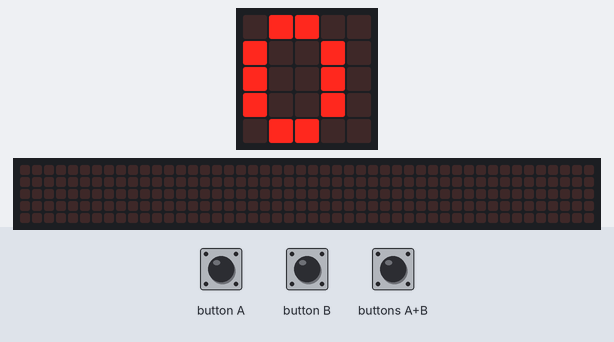
Recording of a program running on a simulated BBC micro:bit (MakeCode). On the bench: the board's 5×5 LED display, a strip that is not on the board, showing the scrolling text unrolled. The test bench sets the inputs (shaded band). The 48×5 strip is a reading aid, not a part: it shows the text the display is scrolling, unrolled, one strip-width of it at a time.

Above: at 1.2 s.
1.3 s: button A pressed for 0.15 s
At 1.57 s:
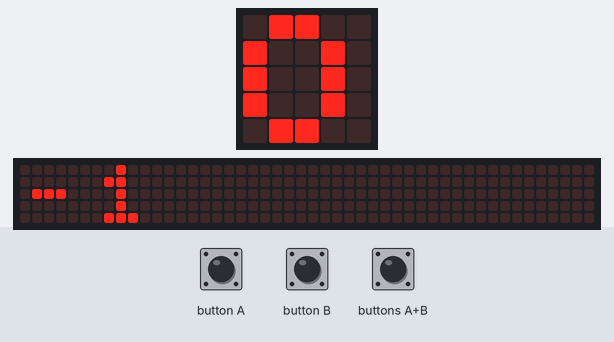
2.0 s: button B pressed for 0.15 s
2.7 s: buttons A+B pressed for 0.15 s
3.4 s: buttons A+B pressed for 1 s
At 5.3 s:
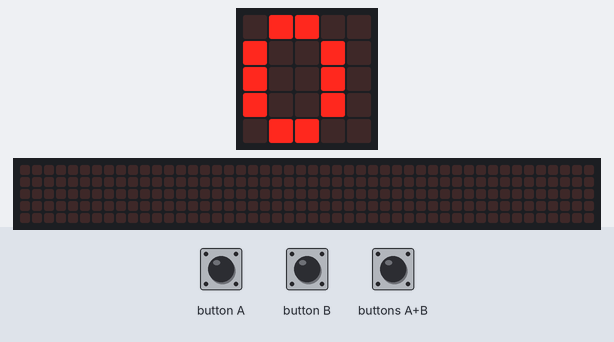
6.4 s: button A pressed for 0.15 s
At 7.43 s:
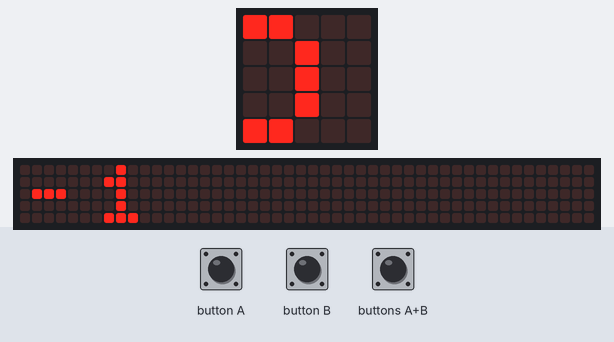
Timing chart, 0 to 8.1 s (numbered marks = the images above; inputs shaded):
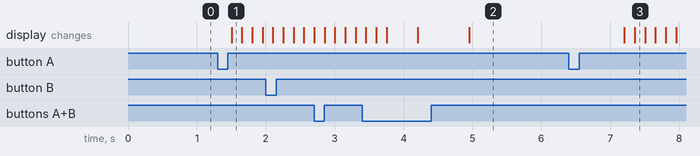

Measured:
- after the input at 1.3 s, the display: changes after 0.20 s (image 1)
- after the input at 6.4 s, the display: first changes after 0.81 s (image 3 shows a later state)

The program:

main.ts
```typescript
let signs = "+-*/^"
let first_num = 0
let second_num = 0
let count_ab = 0
let signs_count = 0
function on_button_a() {

    if (count_ab == 0) {
        first_num = first_num - 1
    }

    if (count_ab == 2) {
        second_num -= 1
    }

    if (count_ab == 1) {
        if (signs_count > 0) {
            signs_count = signs_count - 1
        }

    }

}

function on_button_b() {

    if (count_ab == 0) {
        first_num = first_num + 1
    }

    if (count_ab == 2) {
        second_num += 1
    }

    if (count_ab == 1) {
        signs_count = signs_count + 1
    }

}

function change_mode() {

    count_ab += 1
}

function calculate() {
    let znak: string;

    if (count_ab == 0) {
        input.onButtonPressed(Button.A, on_button_a)
        input.onButtonPressed(Button.B, on_button_b)
        basic.showNumber(first_num)
        input.onButtonPressed(Button.AB, change_mode)
    } else if (count_ab == 2) {
        input.onButtonPressed(Button.A, on_button_a)
        input.onButtonPressed(Button.B, on_button_b)
        basic.showNumber(second_num)
        input.onButtonPressed(Button.AB, change_mode)
    } else if (count_ab == 1) {
        input.onButtonPressed(Button.A, on_button_a)
        input.onButtonPressed(Button.B, on_button_b)
        basic.showString(signs[signs_count % signs.length])
        input.onButtonPressed(Button.AB, change_mode)
    } else {
        znak = signs[signs_count % signs.length]
        if (znak == "+") {
            basic.showNumber(first_num + second_num)
        }

        if (znak == "-") {
            basic.showNumber(first_num - second_num)
        }

        if (znak == "*") {
            basic.showNumber(first_num * second_num)
        }

        if (znak == "^") {
            basic.showNumber(first_num ** second_num)
        }

        if (znak == "/") {
            if (second_num == 0) {
                basic.showString("divide by zero")
            } else {
                basic.showNumber(first_num / second_num)
            }

        }

    }

}

// basic.forever(calculate)
while (true) {
    calculate()
}
```

test.ts
```typescript
// здесь помещаются тесты; они не будут скомпилированы, пока пакет используется в качестве расширения.
```
